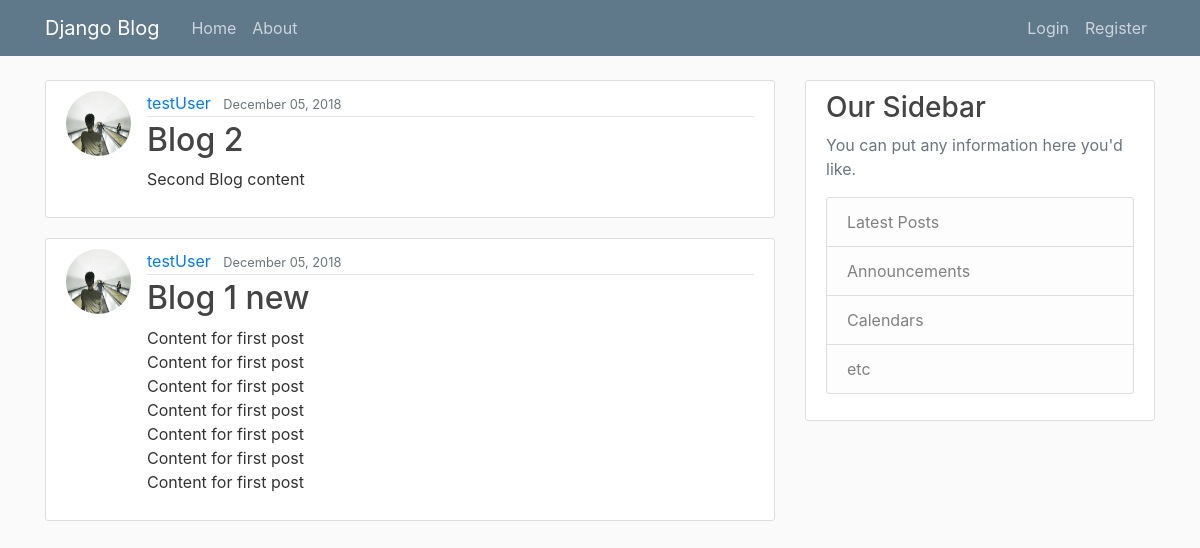
The app's page /, older data.
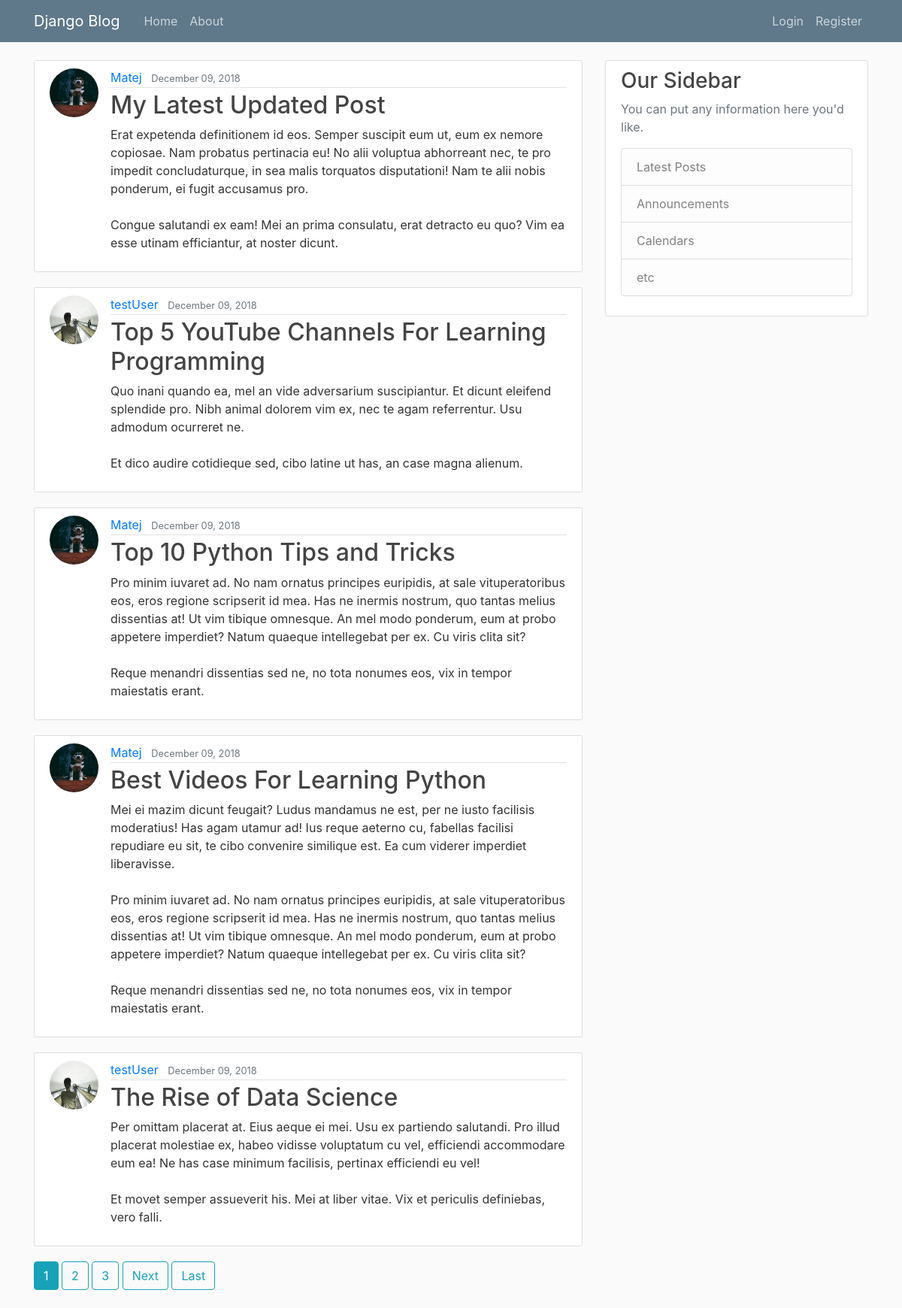
The same page, newer data.
### blog/models.py (models this page shows, shortened)
class Post(models.Model):
    title = models.CharField(max_length=100)
    content = models.TextField()
    date_posted = models.DateTimeField(default=timezone.now)
    author = models.ForeignKey(User, on_delete=models.CASCADE)

### users/models.py (models this page shows, shortened)
class Profile(models.Model):
    user = models.OneToOneField(User, on_delete=models.CASCADE)
    image = models.ImageField(default="default.jpg", upload_to="profile_pics")

### blog/views.py (the view)
# urls.py: path('', PostListView.as_view(), name="blog-home"),
class PostListView(ListView):
    model = Post
    template_name = "blog/home.html" # <app>/<model>_<viewtype>.html
    context_object_name = "posts"
    ordering = ["-date_posted"]
    paginate_by = 5

### blog/templates/blog/home.html (shortened to what this page needs)
{% extends "blog/base.html" %} {% block content %} {% for post in posts %}
<article class="media content-section">
  <img class="rounded-circle article-img" src="{{post.author.profile.image.url}}" />
  <div class="media-body">
    <div class="article-metadata">
      <a class="mr-2" href="{% url 'user-posts' post.author.username %}">{{ post.author }}</a>
      <small class="text-muted">{{ post.date_posted|date:"F d, Y" }}</small>
    </div>
    <h2>
      <a class="article-title" href="{% url 'post-detail' post.id  %}">{{ post.title }}</a>
    </h2>
    <p class="article-content">{{ post.content }}</p>
  </div>
</article>
{% endfor %}
{% if is_paginated %}
  {% for num in page_obj.paginator.page_range %}
    {% if page_obj.number == num %}
      <a class="btn btn-info mb-4" href="?page={{num}}">{{num}}</a>
    {% elif num > page_obj.number|add:"-3" and num < page_obj.number|add:"3"%}
      <a class="btn btn-outline-info mb-4" href="?page={{num}}">{{num}}</a>
    {% endif %}
  {% endfor %}
  {% if page_obj.has_next %}
    <a class="btn btn-outline-info mb-4" href="?page={{page_obj.next_page_number}}">Next</a>
    <a class="btn btn-outline-info mb-4" href="?page={{page_obj.paginator.num_pages}}">Last</a>
  {% endif %}
{% endif %}
{% endblock content %}

### blog/templates/blog/base.html (shortened to what this page needs)
{% load static %}
<!DOCTYPE html>
<html lang="en">
  <head>
    <link
      rel="stylesheet"
      href="https://stackpath.bootstrapcdn.com/bootstrap/4.1.3/css/bootstrap.min.css"
    />
    <link rel="stylesheet" type="text/css" href="{% static 'blog/main.css' %}">
  </head>
  <body>
        <header class="site-header">
          <nav class="navbar navbar-expand-md navbar-dark bg-steel fixed-top">
            <div class="container">
              <a class="navbar-brand mr-4" href="{% url 'blog-home' %}">Django Blog</a>
              <div class="collapse navbar-collapse" id="navbarToggle">
                <div class="navbar-nav mr-auto">
                  <a class="nav-item nav-link" href="{% url 'blog-home' %}">Home</a>
                  <a class="nav-item nav-link" href="{% url 'blog-about' %}">About</a>
                </div>
                <div class="navbar-nav">
                  {% if user.is_authenticated %}
                  <a class="nav-item nav-link" href="{% url 'post-create' %}">New post</a>
                  <a class="nav-item nav-link" href="{% url 'profile' %}">Profile</a>
                  <a class="nav-item nav-link" href="{% url 'logout' %}">Logout</a>
                  {% else %}
                  <a class="nav-item nav-link" href="{% url 'login' %}">Login</a>
                  <a class="nav-item nav-link" href="{% url 'register' %}">Register</a>
                  {% endif %}
                </div>
              </div>
            </div>
          </nav>
        </header>
        <main role="main" class="container">
          <div class="row">
            <div class="col-md-8">
              {% block content %}{% endblock %}
            </div>
            <div class="col-md-4">
              <div class="content-section">
                <h3>Our Sidebar</h3>
                <p class='text-muted'>You can put any information here you'd like.
                  <ul class="list-group">
                    <li class="list-group-item list-group-item-light">Latest Posts</li>
                    <li class="list-group-item list-group-item-light">Announcements</li>
                    <li class="list-group-item list-group-item-light">Calendars</li>
                    <li class="list-group-item list-group-item-light">etc</li>
                  </ul>
                </p>
              </div>
            </div>
          </div>
        </main>
    </body>
</html>

### blog/static/blog/main.css (style rules this page uses)
body { background: #fafafa; color: #333333; margin-top: 5rem; }
h1, h2, h3, h4, h5, h6 { color: #444444; }
ul { margin: 0; }
.bg-steel { background-color: #5f788a; }
.site-header .navbar-nav .nav-link { color: #cbd5db; }
.content-section { background: #ffffff; padding: 10px 20px; border: 1px solid #dddddd; border-radius: 3px; margin-bottom: 20px; }
.article-title { color: #444444; }
.article-content { white-space: pre-line; }
.article-img { height: 65px; width: 65px; margin-right: 16px; }
.article-metadata { padding-bottom: 1px; margin-bottom: 4px; border-bottom: 1px solid #e3e3e3; }

Row changes from the older to the newer data that the page shows:
removed Post: author.profile.image (picture), author "testUser", date_posted "December 05, 2018", title "Blog 2", content "Second Blog content"
removed Post: author.profile.image (picture), author "testUser", date_posted "December 05, 2018", title "Blog 1 new", content "Content for first post Content for first post Content for first post Content for first post Content for first post Content for first post Content for first post"
added Post: author.profile.image (picture), author "Matej", date_posted "December 09, 2018", title "My Latest Updated Post", content "Erat expetenda definitionem id eos. Semper suscipit eum ut, eum ex nemore copiosae. Nam probatus pertinacia eu! No alii voluptua abhorreant nec, te pro impedit concludaturque, in sea malis torquatos disputationi! Nam te alii nobis ponderum, ei fugit accusamus pro. Congue salutandi ex eam! Mei an prima consulatu, erat detracto eu quo? Vim ea esse utinam efficiantur, at noster dicunt."
added Post: author.profile.image (picture), author "testUser", date_posted "December 09, 2018", title "Top 5 YouTube Channels For Learning Programming", content "Quo inani quando ea, mel an vide adversarium suscipiantur. Et dicunt eleifend splendide pro. Nibh animal dolorem vim ex, nec te agam referrentur. Usu admodum ocurreret ne. Et dico audire cotidieque sed, cibo latine ut has, an case magna alienum."
added Post: author.profile.image (picture), author "Matej", date_posted "December 09, 2018", title "Top 10 Python Tips and Tricks", content "Pro minim iuvaret ad. No nam ornatus principes euripidis, at sale vituperatoribus eos, eros regione scripserit id mea. Has ne inermis nostrum, quo tantas melius dissentias at! Ut vim tibique omnesque. An mel modo ponderum, eum at probo appetere imperdiet? Natum quaeque intellegebat per ex. Cu viris clita sit? Reque menandri dissentias sed ne, no tota nonumes eos, vix in tempor maiestatis erant."
added Post: author.profile.image (picture), author "Matej", date_posted "December 09, 2018", title "Best Videos For Learning Python", content "Mei ei mazim dicunt feugait? Ludus mandamus ne est, per ne iusto facilisis moderatius! Has agam utamur ad! Ius reque aeterno cu, fabellas facilisi repudiare eu sit, te cibo convenire similique est. Ea cum viderer imperdiet liberavisse. Pro minim iuvaret ad. No nam ornatus principes euripidis, at sale vituperatoribus eos, eros regione scripserit id mea. Has ne inermis nostrum, quo tantas melius dissentias at! Ut vim tibique omnesque. An mel modo ponderum, eum at probo appetere imperdiet? Natum quaeque intellegebat per ex. Cu viris clita sit? Reque menandri dissentias sed ne, no tota nonumes eos, vix in tempor maiestatis erant."
added Post: author.profile.image (picture), author "testUser", date_posted "December 09, 2018", title "The Rise of Data Science", content "Per omittam placerat at. Eius aeque ei mei. Usu ex partiendo salutandi. Pro illud placerat molestiae ex, habeo vidisse voluptatum cu vel, efficiendi accommodare eum ea! Ne has case minimum facilisis, pertinax efficiendi eu vel! Et movet semper assueverit his. Mei at liber vitae. Vix et periculis definiebas, vero falli."
Text that changed along with them:
new list line: "1"
new list line: "2"
new list line: "3"
text now shown: "Next Last"
